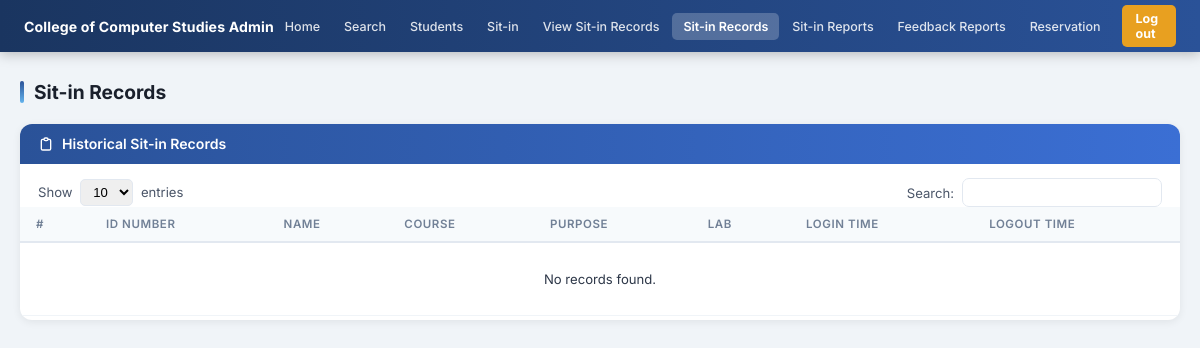
Page /admin/sitin_records (signed in) on the earlier database version.
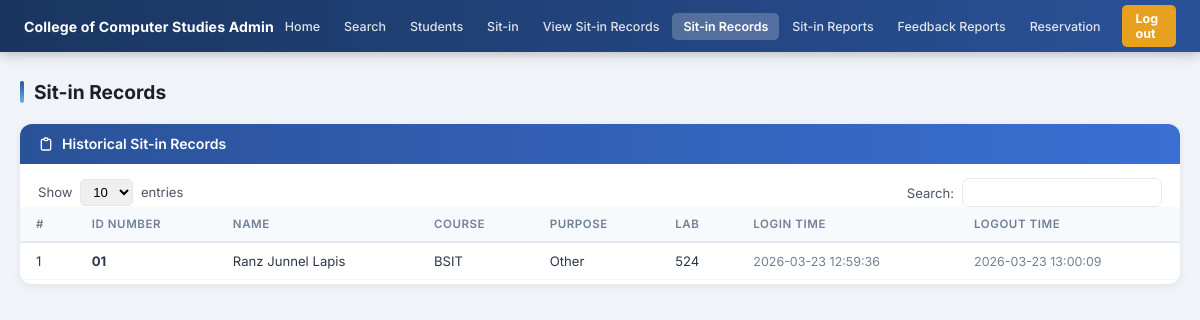
Same page on the later database version.
### tables this page shows
CREATE TABLE sit_in_records (
            id          INTEGER PRIMARY KEY AUTOINCREMENT,
            idno        VARCHAR(20) NOT NULL,
            purpose     VARCHAR(100) NOT NULL,
            lab         VARCHAR(20)  NOT NULL,
            login_time  TIMESTAMP NOT NULL,
            logout_time TIMESTAMP DEFAULT CURRENT_TIMESTAMP,
            FOREIGN KEY (idno) REFERENCES students(idno)
        );

CREATE TABLE students (
            id             INTEGER PRIMARY KEY AUTOINCREMENT,
            idno           VARCHAR(20)  UNIQUE NOT NULL,
            lastname       VARCHAR(50)  NOT NULL,
            firstname      VARCHAR(50)  NOT NULL,
            middlename     VARCHAR(50),
            course         VARCHAR(20)  NOT NULL,
            level          VARCHAR(5)   NOT NULL,
            email          VARCHAR(100) UNIQUE NOT NULL,
            address        TEXT,
            password       VARCHAR(255) NOT NULL,
            image_filename VARCHAR(255),
            created_at     TIMESTAMP DEFAULT CURRENT_TIMESTAMP
        , remaining_session INTEGER DEFAULT 30);

### app.py (the view)
@app.route('/admin/sitin_records')
def sitin_records():
    r = admin_required()
    if r: return r
    records = get_sitin_records()
    return render_template('sitin_records.html', records=records)

### app.py (called while the page is built)
def is_logged_in():
    return 'student_id' in session

def is_admin():
    return session.get('role') == 'admin'

def admin_required():
    if not is_logged_in() or not is_admin():
        flash('Admin access required.', 'error')
        return redirect(url_for('login'))

### dbhelper.py (called while the page is built)
def connect():
    base_path = os.path.dirname(os.path.abspath(__file__))
    db_path   = os.path.join(base_path, "sysarch.db")
    conn      = sqlite3.connect(db_path)
    conn.row_factory = sqlite3.Row
    return conn

def get_sitin_records():
    conn = connect()
    cur  = conn.cursor()
    cur.execute("""
        SELECT r.*, s.firstname, s.lastname, s.course, s.level
        FROM sit_in_records r
        JOIN students s ON r.idno = s.idno
        ORDER BY r.logout_time DESC
    """)
    rows = cur.fetchall()
    conn.close()
    return rows

### templates/sitin_records.html (shortened to what this page needs)
<!DOCTYPE html>
<html lang="en">
<head>
  <link rel="stylesheet" href="{{ url_for('static', filename='css/admin.css') }}">
</head>
<body>
{% from 'macros.html' import admin_nav %}
{{ admin_nav('records') }}
<div class="admin-page">
  <div class="page-heading">Sit-in Records</div>
  <div class="card">
    <div class="card-header">
      <svg width="16" height="16" fill="none" viewBox="0 0 24 24" stroke="currentColor"><path stroke-linecap="round" stroke-linejoin="round" stroke-width="2" d="M9 5H7a2 2 0 00-2 2v12a2 2 0 002 2h10a2 2 0 002-2V7a2 2 0 00-2-2h-2M9 5a2 2 0 002 2h2a2 2 0 002-2M9 5a2 2 0 012-2h2a2 2 0 012 2"/></svg>
      Historical Sit-in Records
    </div>
    <div class="table-toolbar">
      <div class="entries-select">Show <select><option>10</option><option>25</option><option>50</option></select> entries</div>
      <div style="display:flex;align-items:center;gap:8px;font-size:0.82rem;color:#4a5568;">
        Search: <input type="text" id="tableSearch" oninput="searchTable(this.value)" class="table-search-input"/>
      </div>
    </div>
    <div class="table-wrap">
      <table class="data-table" id="recordsTable">
        <thead>
          <tr><th>#</th><th>ID Number</th><th>Name</th><th>Course</th><th>Purpose</th><th>Lab</th><th>Login Time</th><th>Logout Time</th></tr>
        </thead>
        <tbody>
          {% for r in records %}
          <tr>
            <td>{{ loop.index }}</td>
            <td><strong>{{ r.idno }}</strong></td>
            <td>{{ r.firstname }} {{ r.lastname }}</td>
            <td>{{ r.course }}</td>
            <td>{{ r.purpose }}</td>
            <td>{{ r.lab }}</td>
            <td style="color:#718096;font-size:0.78rem;">{{ r.login_time }}</td>
            <td style="color:#718096;font-size:0.78rem;">{{ r.logout_time }}</td>
          </tr>
          {% else %}
          <tr><td colspan="8" class="no-data-cell">No records found.</td></tr>
          {% endfor %}
        </tbody>
      </table>
    </div>
  </div>
</div>
</body>
</html>

### templates/macros.html
{% macro admin_nav(active='') %}
<nav class="admin-navbar">
  <span class="navbar-brand">College of Computer Studies Admin</span>
  <div class="navbar-menu">
    <a href="{{ url_for('dashboard') }}"            class="nav-link {{ 'active' if active=='home' }}">Home</a>
    <a href="{{ url_for('dashboard') }}"            class="nav-link {{ 'active' if active=='search' }}">Search</a>
    <a href="{{ url_for('students_list') }}"         class="nav-link {{ 'active' if active=='students' }}">Students</a>
    <a href="{{ url_for('dashboard') }}"             class="nav-link {{ 'active' if active=='sitin' }}">Sit-in</a>
    <a href="{{ url_for('current_sitin') }}"         class="nav-link {{ 'active' if active=='current' }}">View Sit-in Records</a>
    <a href="{{ url_for('sitin_records') }}"         class="nav-link {{ 'active' if active=='records' }}">Sit-in Records</a>
    <a href="{{ url_for('sitin_reports') }}"         class="nav-link {{ 'active' if active=='reports' }}">Sit-in Reports</a>
    <a href="{{ url_for('feedback_reports') }}"      class="nav-link {{ 'active' if active=='feedback' }}">Feedback Reports</a>
    <a href="{{ url_for('admin_reservations') }}"    class="nav-link {{ 'active' if active=='reservation' }}">Reservation</a>
    <a href="{{ url_for('logout') }}"                class="nav-logout">Log out</a>
  </div>
</nav>
{% endmacro %}

### static/css/admin.css (style rules this page uses)
*, *::before, *::after { box-sizing: border-box; margin: 0; padding: 0; }
body { font-family: 'Inter', sans-serif; background: #f0f4f8; color: #1a202c; font-size: 0.875rem; min-height: 100vh; }
a { text-decoration: none; }
.admin-navbar { background: linear-gradient(90deg, #1a3560 0%, #2a5298 100%); display: flex; align-items: center; justify-content: space-between; padding: 0 24px; height: 52px; position: sticky; top: 0; z-index: 100; box-shadow: 0 2px 12px rgba(0,0,0,0.25); }
.navbar-brand { color: #fff; font-size: 0.88rem; font-weight: 700; letter-spacing: 0.01em; white-space: nowrap; }
.navbar-menu { display: flex; align-items: center; gap: 2px; }
.nav-link { color: rgba(255,255,255,0.85); padding: 6px 11px; border-radius: 5px; font-size: 0.78rem; font-weight: 500; transition: all 0.15s; white-space: nowrap; }
.nav-link.active { background: rgba(255,255,255,0.22); color: #fff; font-weight: 600; }
.nav-logout { background: #e8a020; color: #fff; padding: 6px 14px; border-radius: 5px; font-size: 0.78rem; font-weight: 700; margin-left: 8px; transition: background 0.15s; }
.admin-page { max-width: 1200px; margin: 28px auto; padding: 0 20px; }
.page-heading { font-size: 1.2rem; font-weight: 700; color: #1a202c; margin-bottom: 20px; display: flex; align-items: center; gap: 10px; }
.page-heading::before { content: ''; display: block; width: 4px; height: 22px; background: linear-gradient(180deg, #2a5298, #63b3ed); border-radius: 2px; }
.card { background: #fff; border-radius: 12px; overflow: hidden; box-shadow: 0 2px 8px rgba(0,0,0,0.07); margin-bottom: 22px; }
.card-header { display: flex; align-items: center; gap: 8px; background: linear-gradient(90deg, #2a5298, #3b6fd4); color: #fff; padding: 12px 18px; font-size: 0.88rem; font-weight: 600; line-height: 1; }
.card-header svg { width: 16px !important; height: 16px !important; min-width: 16px; max-width: 16px; flex-shrink: 0; }
.table-toolbar { display: flex; align-items: center; justify-content: space-between; padding: 14px 18px 0; gap: 10px; flex-wrap: wrap; }
.table-search-input { border: 1.5px solid #e2e8f0; border-radius: 7px; padding: 6px 12px; font-size: 0.82rem; outline: none; transition: border 0.15s; width: 200px; }
.entries-select { font-size: 0.82rem; color: #4a5568; }
.entries-select select { border: 1.5px solid #e2e8f0; border-radius: 5px; padding: 4px 8px; font-size: 0.82rem; margin: 0 4px; }
.table-wrap { padding: 0 0 4px; overflow-x: auto; }
.data-table { width: 100%; border-collapse: collapse; font-size: 0.82rem; }
.data-table thead tr { background: #f7fafc; }
.data-table th { font-weight: 600; color: #718096; padding: 10px 16px; text-align: left; border-bottom: 2px solid #e2e8f0; font-size: 0.72rem; text-transform: uppercase; letter-spacing: 0.05em; }
.data-table td { padding: 10px 16px; border-bottom: 1px solid #f0f4f8; color: #2d3748; }
.data-table tbody tr { transition: background 0.1s; }

Differences in the rows shown:
added sit_in_records: idno "01", firstname "Ranz Junnel", lastname "Lapis", course "BSIT", purpose "Other", lab "524", login_time "2026-03-23 12:59:36", logout_time "2026-03-23 13:00:09"
Other differences:
text no longer shown: "No records found."
